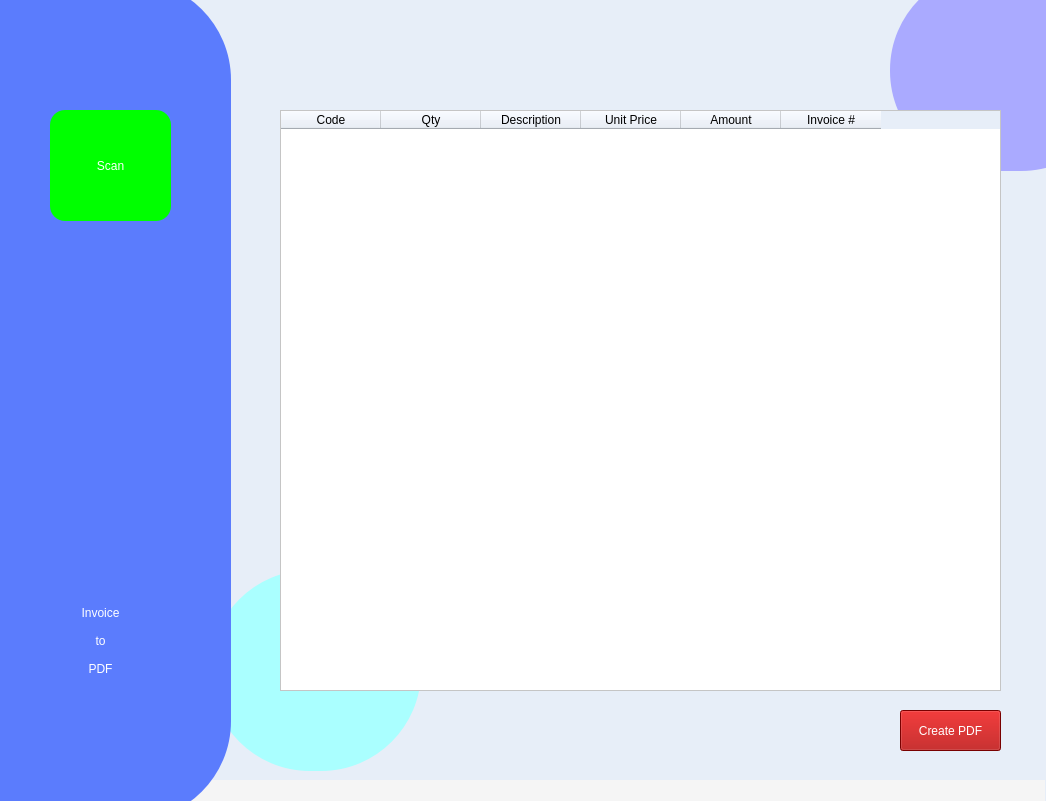
<?xml version="1.0" encoding="UTF-8"?>
<ui version="4.0">
 <class>Form</class>
 <widget class="QWidget" name="Form">
  <property name="geometry">
   <rect>
    <x>0</x>
    <y>0</y>
    <width>1046</width>
    <height>801</height>
   </rect>
  </property>
  <property name="minimumSize">
   <size>
    <width>1046</width>
    <height>801</height>
   </size>
  </property>
  <property name="maximumSize">
   <size>
    <width>1046</width>
    <height>801</height>
   </size>
  </property>
  <property name="windowTitle">
   <string>Invoice to PDF</string>
  </property>
  <property name="styleSheet">
   <string notr="true">QWidget{

	background-color: rgb(231, 238, 248);
}</string>
  </property>
  <widget class="QTableWidget" name="tableWidget">
   <property name="geometry">
    <rect>
     <x>280</x>
     <y>110</y>
     <width>721</width>
     <height>581</height>
    </rect>
   </property>
   <property name="focusPolicy">
    <enum>Qt::WheelFocus</enum>
   </property>
   <property name="contextMenuPolicy">
    <enum>Qt::PreventContextMenu</enum>
   </property>
   <property name="styleSheet">
    <string notr="true">QTableWidget{
background-color: rgb(255, 255, 255);
}</string>
   </property>
   <property name="editTriggers">
    <set>QAbstractItemView::NoEditTriggers</set>
   </property>
   <property name="alternatingRowColors">
    <bool>false</bool>
   </property>
   <property name="verticalScrollMode">
    <enum>QAbstractItemView::ScrollPerPixel</enum>
   </property>
   <attribute name="horizontalHeaderHighlightSections">
    <bool>true</bool>
   </attribute>
   <column>
    <property name="text">
     <string>Code</string>
    </property>
   </column>
   <column>
    <property name="text">
     <string>Qty</string>
    </property>
   </column>
   <column>
    <property name="text">
     <string>Description</string>
    </property>
   </column>
   <column>
    <property name="text">
     <string>Unit Price</string>
    </property>
   </column>
   <column>
    <property name="text">
     <string>Amount</string>
    </property>
   </column>
   <column>
    <property name="text">
     <string>Invoice #</string>
    </property>
   </column>
  </widget>
  <widget class="QPushButton" name="pdfbtn">
   <property name="geometry">
    <rect>
     <x>900</x>
     <y>710</y>
     <width>101</width>
     <height>41</height>
    </rect>
   </property>
   <property name="whatsThis">
    <string>&lt;html&gt;&lt;head/&gt;&lt;body&gt;&lt;p align=&quot;center&quot;&gt;&lt;br/&gt;&lt;/p&gt;&lt;/body&gt;&lt;/html&gt;</string>
   </property>
   <property name="styleSheet">
    <string notr="true">QPushButton{
background-color: rgb(170, 0, 0);
	font: 9pt &quot;Segoe UI Semilight&quot;;
	
	color: rgb(255, 255, 255);
}</string>
   </property>
   <property name="text">
    <string>Create PDF</string>
   </property>
  </widget>
  <widget class="QFrame" name="frame_2">
   <property name="geometry">
    <rect>
     <x>-60</x>
     <y>-20</y>
     <width>291</width>
     <height>841</height>
    </rect>
   </property>
   <property name="styleSheet">
    <string notr="true">QFrame{
background-color: rgb(91, 124, 253);
border-radius: 100px;
}</string>
   </property>
   <property name="frameShape">
    <enum>QFrame::StyledPanel</enum>
   </property>
   <property name="frameShadow">
    <enum>QFrame::Raised</enum>
   </property>
   <widget class="QLabel" name="label_5">
    <property name="geometry">
     <rect>
      <x>80</x>
      <y>580</y>
      <width>161</width>
      <height>161</height>
     </rect>
    </property>
    <property name="styleSheet">
     <string notr="true">QLabel{
	font: 87 12pt &quot;Arial Black&quot;;
	color: rgb(255, 255, 255);

}</string>
    </property>
    <property name="text">
     <string>Invoice 
 
to
 
PDF</string>
    </property>
    <property name="alignment">
     <set>Qt::AlignCenter</set>
    </property>
   </widget>
   <widget class="QPushButton" name="scan">
    <property name="geometry">
     <rect>
      <x>110</x>
      <y>130</y>
      <width>121</width>
      <height>111</height>
     </rect>
    </property>
    <property name="styleSheet">
     <string notr="true">QPushButton{
background-color: rgb(0, 255, 0);
	color: rgb(255, 255, 255);
	font: 63 10pt &quot;Segoe UI Semibold&quot;;
border-radius: 15px;
}</string>
    </property>
    <property name="text">
     <string>Scan</string>
    </property>
   </widget>
  </widget>
  <widget class="QFrame" name="frame_4">
   <property name="geometry">
    <rect>
     <x>890</x>
     <y>-30</y>
     <width>231</width>
     <height>201</height>
    </rect>
   </property>
   <property name="styleSheet">
    <string notr="true">QFrame{
background-color: rgb(170, 170, 255);
border-radius: 100px;
}</string>
   </property>
   <property name="frameShape">
    <enum>QFrame::StyledPanel</enum>
   </property>
   <property name="frameShadow">
    <enum>QFrame::Raised</enum>
   </property>
  </widget>
  <widget class="QFrame" name="frame_5">
   <property name="geometry">
    <rect>
     <x>210</x>
     <y>570</y>
     <width>211</width>
     <height>201</height>
    </rect>
   </property>
   <property name="styleSheet">
    <string notr="true">QFrame{
background-color: rgb(170, 255, 255);
border-radius: 100px;
}</string>
   </property>
   <property name="frameShape">
    <enum>QFrame::StyledPanel</enum>
   </property>
   <property name="frameShadow">
    <enum>QFrame::Raised</enum>
   </property>
  </widget>
  <widget class="QLabel" name="time_label">
   <property name="geometry">
    <rect>
     <x>-6</x>
     <y>780</y>
     <width>1051</width>
     <height>21</height>
    </rect>
   </property>
   <property name="styleSheet">
    <string notr="true">QLabel{
color: rgb(0, 170, 127);
	background-color: rgb(245, 245, 245);
}</string>
   </property>
   <property name="text">
    <string/>
   </property>
   <property name="alignment">
    <set>Qt::AlignRight|Qt::AlignTrailing|Qt::AlignVCenter</set>
   </property>
  </widget>
  <zorder>time_label</zorder>
  <zorder>frame_5</zorder>
  <zorder>frame_4</zorder>
  <zorder>frame_2</zorder>
  <zorder>tableWidget</zorder>
  <zorder>pdfbtn</zorder>
 </widget>
 <resources/>
 <connections/>
</ui>
